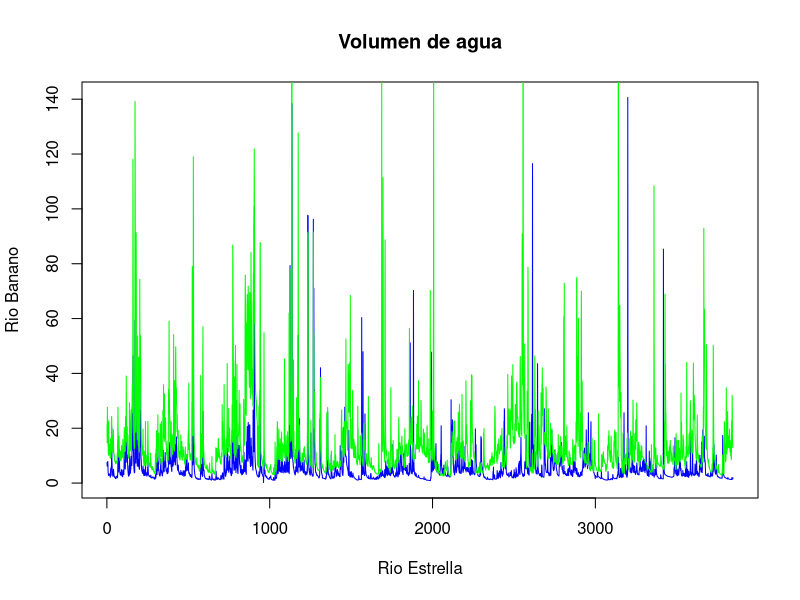
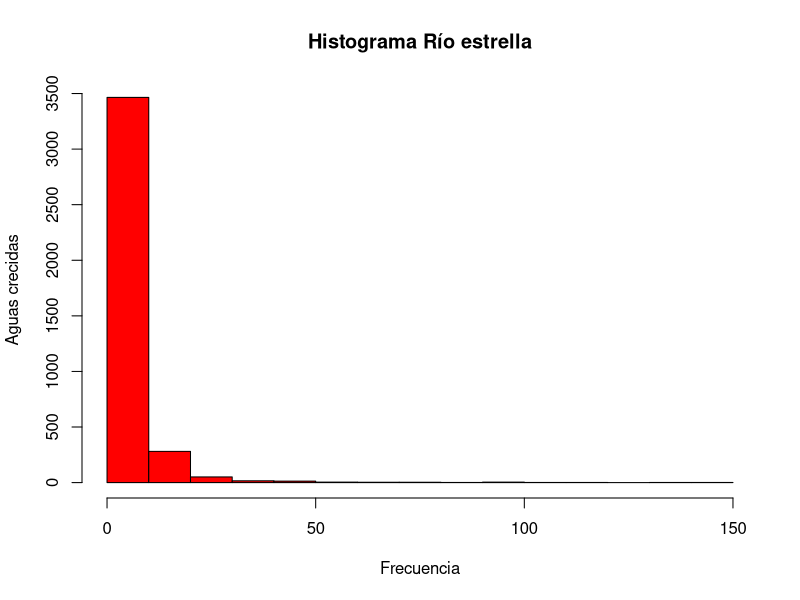
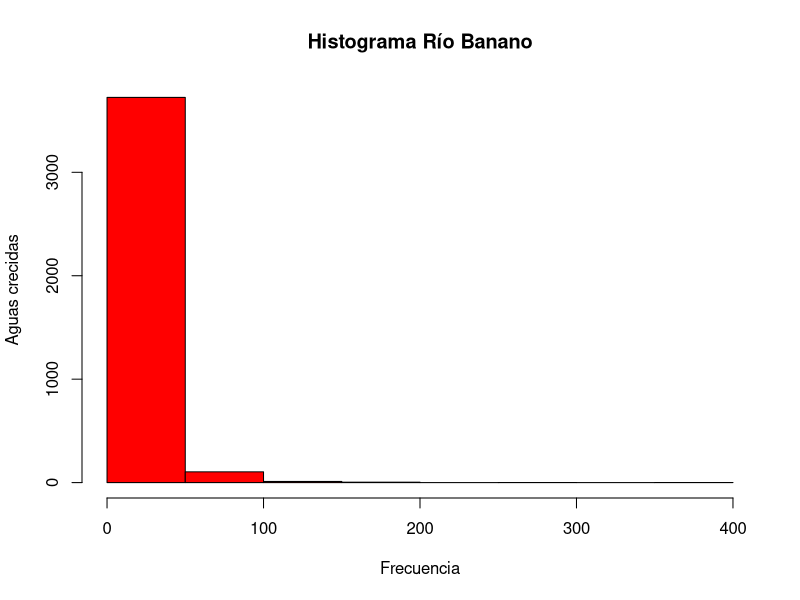
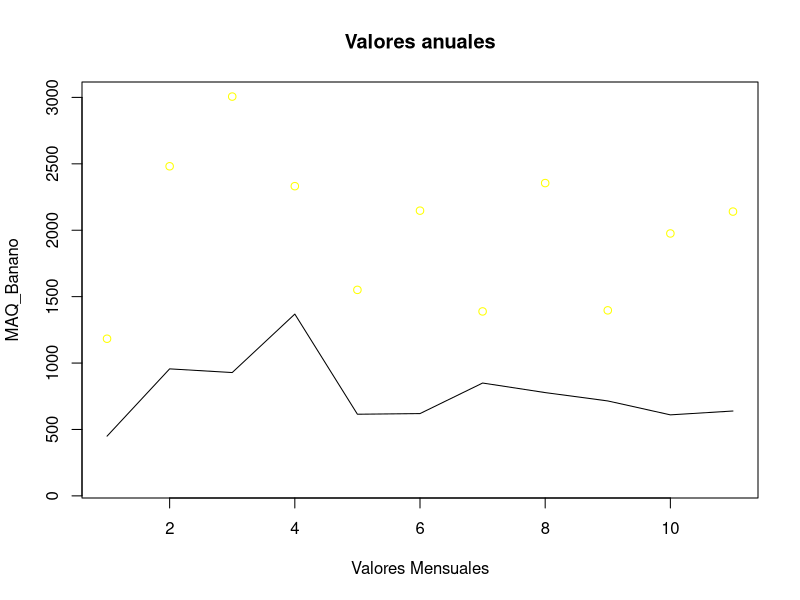
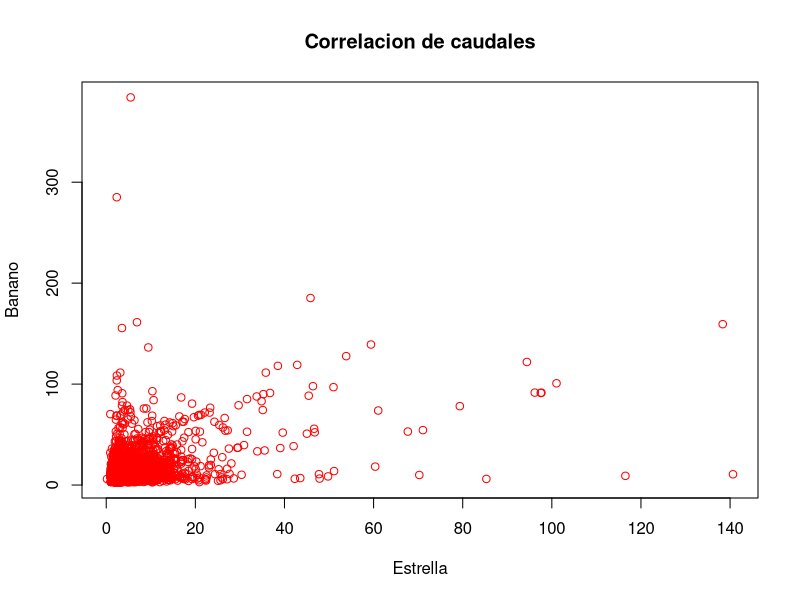
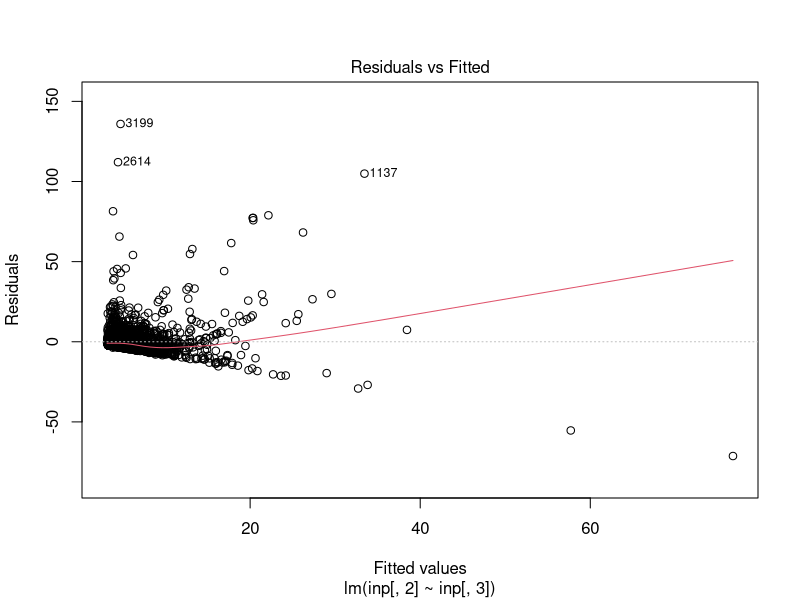
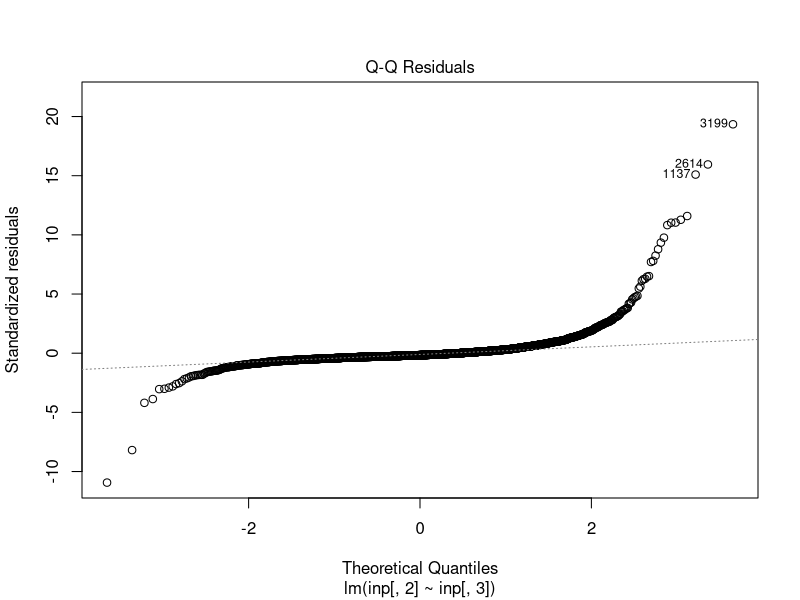
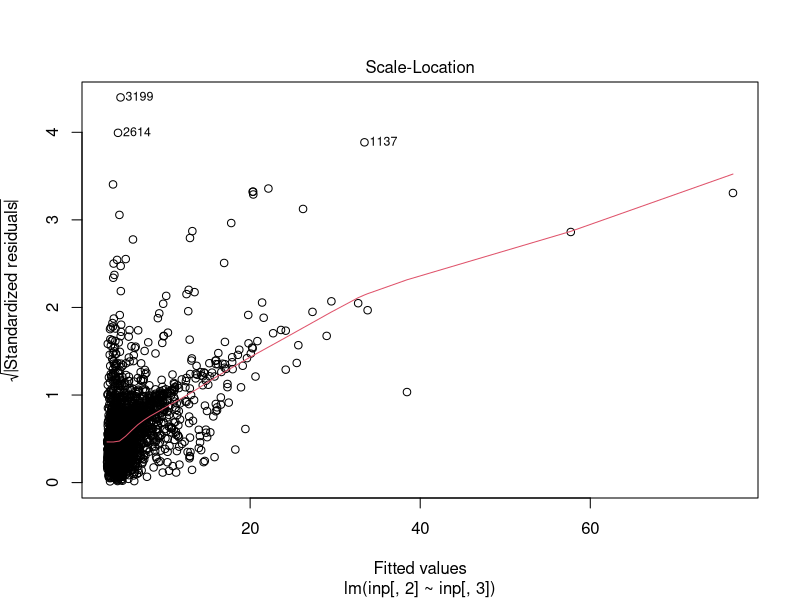

Source code (R) for these figures, in order:
## ---- chunk 1
knitr::opts_chunk$set(echo = TRUE)
## ---- chunk 2
inp <- read.csv("FDC.csv",na.strings = "")
## ---- chunk 3
plot(inp[,2],type= "l",
     col = "blue",
     main = "Volumen de agua",
     xlab = ("Rio Estrella"),
     ylab = ("Rio Banano")
)
lines(inp[ ,3], col = "green")
## ---- chunk 4
hist(inp[,2],
     main = "Histograma Río estrella",
     xlab = ("Frecuencia"),
     ylab = ("Aguas crecidas"),
     col = "Red"
)

hist(inp[,3], 
     main = "Histograma Río Banano",
     xlab = ("Frecuencia"),
     ylab = ("Aguas crecidas"),
     col = "Red"
) 
## ---- chunk 5
names(inp) <- c("fecha", "Estrella","Banano")
attach(inp)

Tempdate <- strptime(inp[,1], format= "%d/%m/%Y")

MAQ_Estrella <- tapply(inp[,2], format(Tempdate, format = "%Y"), FUN = sum)   
MAQ_Banano <- tapply(inp[,3], format(Tempdate, format = "%Y"), FUN = sum)   

write.csv(rbind(MAQ_Estrella, MAQ_Banano),file= "MAQ.csv")

plot(MAQ_Banano,ylim = c(100,3000),
     col = "Yellow",
     main = "Valores anuales",
     xlab = "Valores Mensuales"
)
lines(MAQ_Estrella)

MMQ_Estrella <- tapply(Estrella, format(Tempdate, format = "%m"), FUN = sum)   
MMQ_Banano <- tapply(Banano, format(Tempdate, format = "%m"), FUN = sum)   
## ---- chunk 6
corinp <- cor(inp[,2:3], method= "spearman")

plot(inp[,2], inp[,3],
     main = "Correlacion de caudales",
     xlab = ("Estrella"),
     ylab = ("Banano"),
     col = "Red"
)

inp.lm <- lm(inp[,2] ~ inp[,3], data=inp)

summary(inp.lm)

plot(inp.lm)

